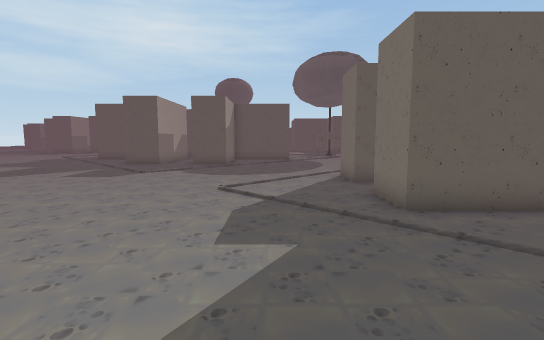
View 1 (above)

24 first-person views from a walk through a 3-D level made in the Unity game engine. The camera is 1.5 m above the floor, tilts 6° down and sees 85° across. The floor is counted in squares, 1 m on a side. Each view is taken from the middle of a square. On the plan, view 1 faces up. The plan holds only what a view shows up to about 15 squares ahead; the rest is blank. The place goes on beyond the plan. Some animated figures are not drawn. Some surface patterns are stand-ins.

View 2
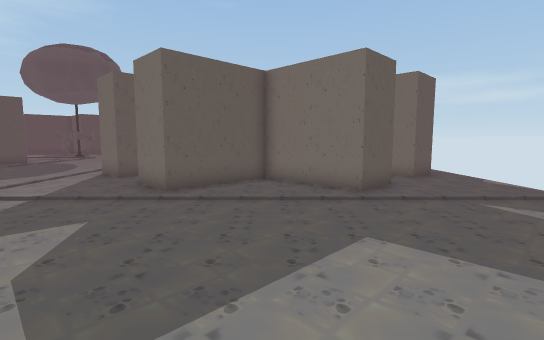

View 3
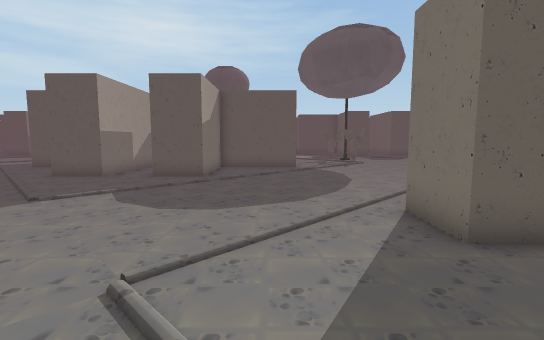

View 4
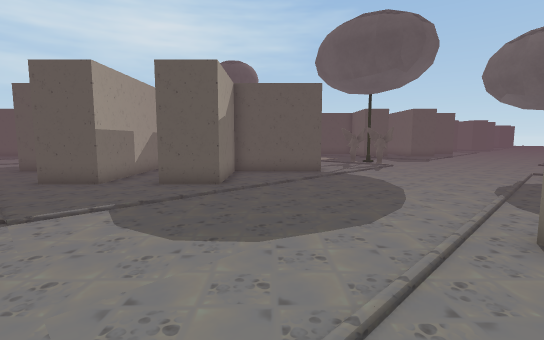

View 5
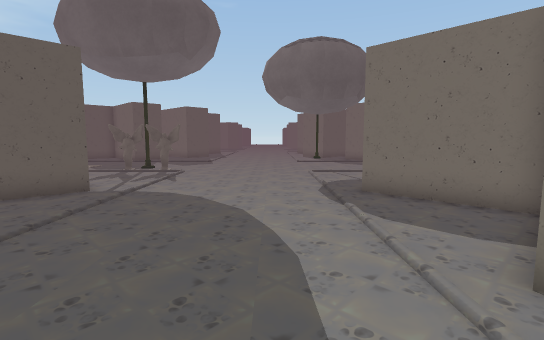

View 6
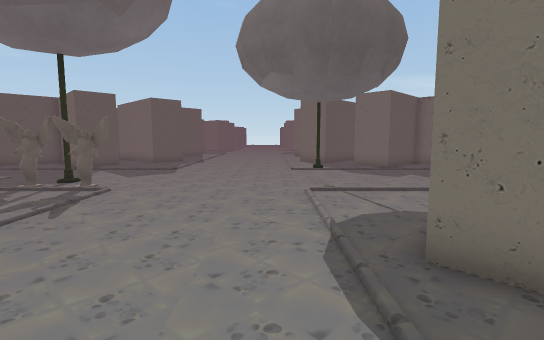

View 7
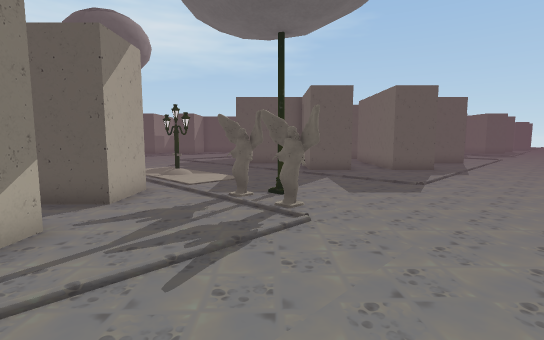

View 8
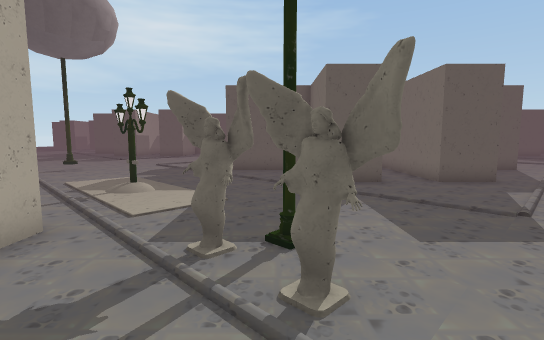

View 9
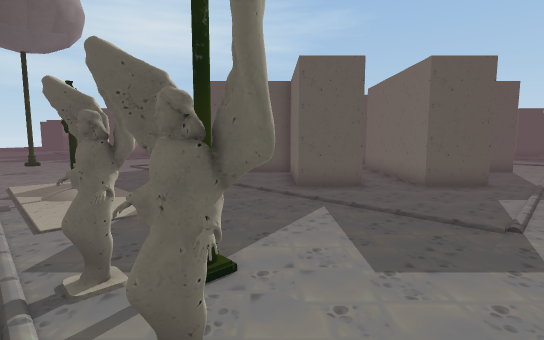

View 10
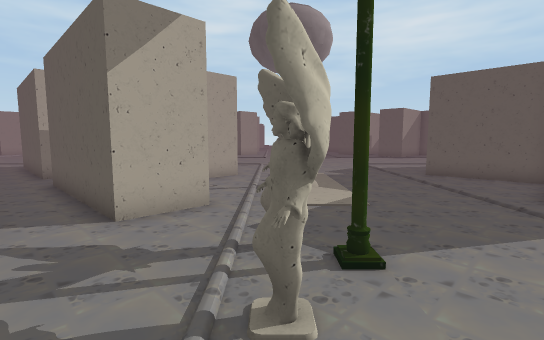

View 11
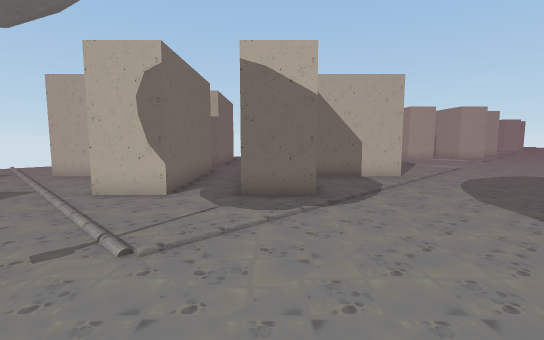

View 12
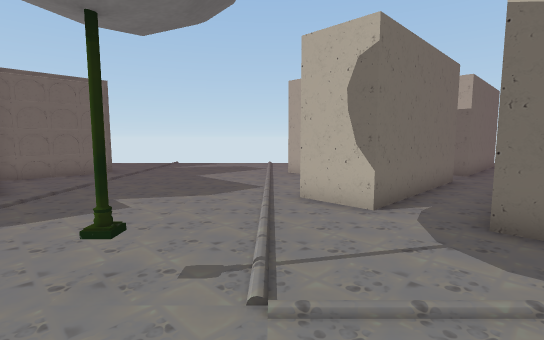

View 13
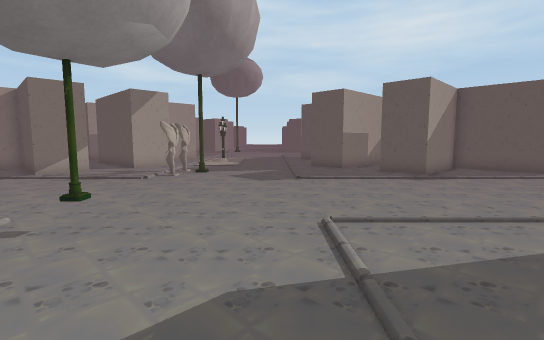

View 14
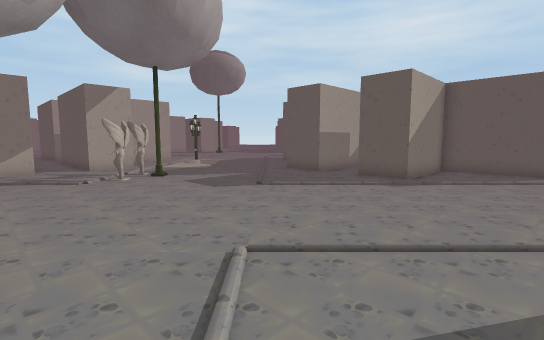

View 15
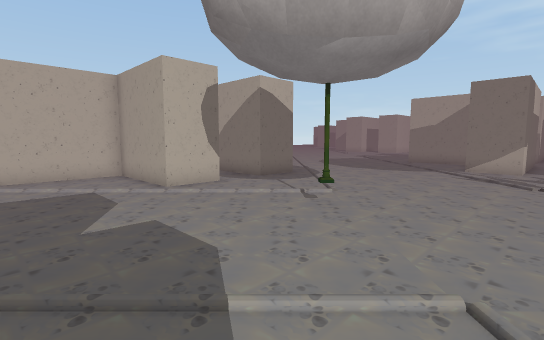

View 16
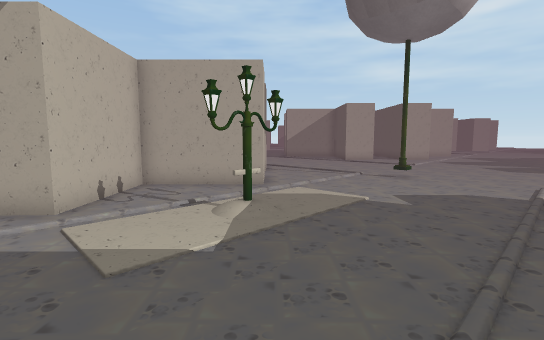

View 17
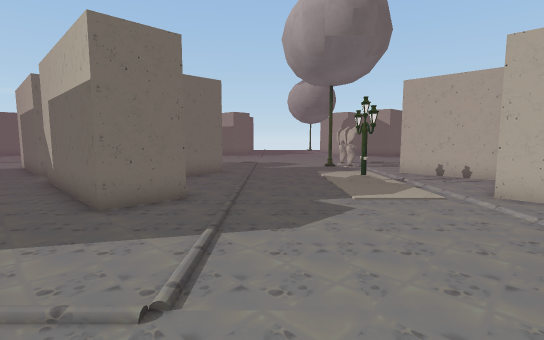

View 18
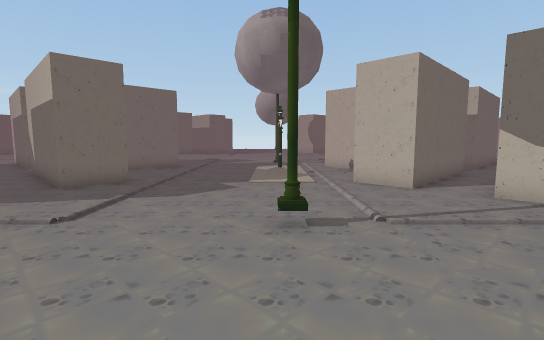

View 19
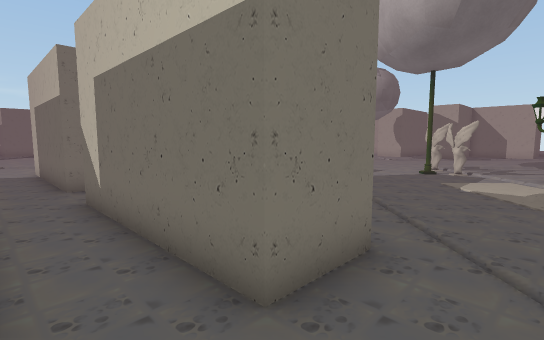

View 20
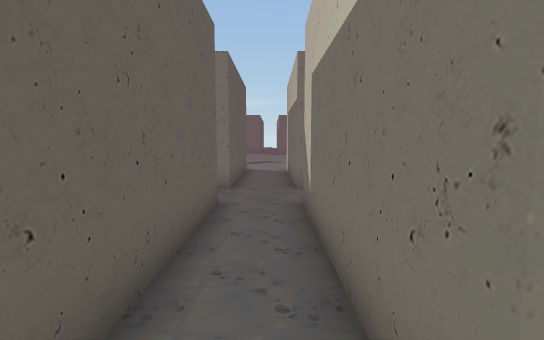

View 21
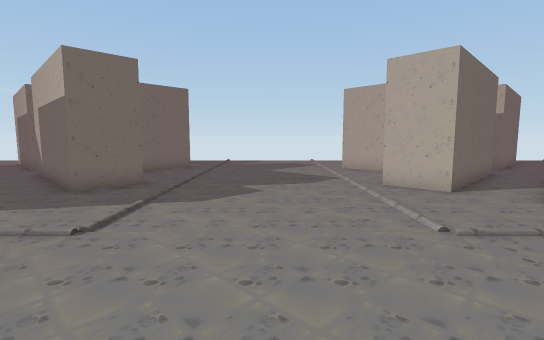

View 22
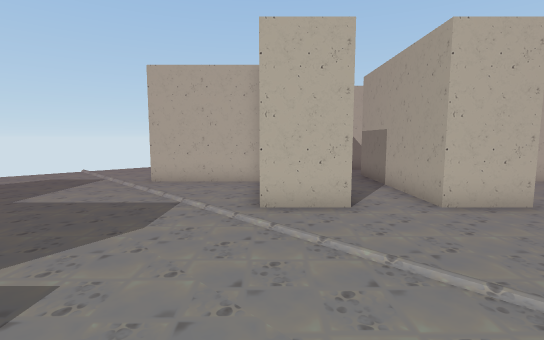

View 23
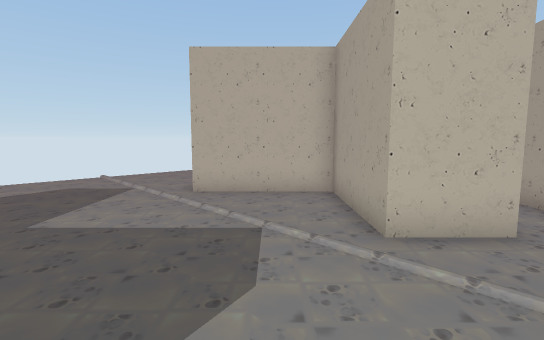

View 24
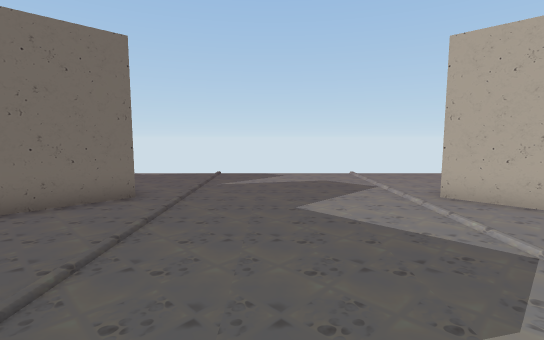

### Floor plan
Key: @ floor where view 1 was taken; # wall or solid block; . floor; T thing the floor can be seen under or through; O other object.
Columns run from 8 left of view 1 to 17 right of it. Each row starts with its distance up from view 1.
 41 ...........######..######.
 40 ..........................
 39 ...........#######.#######
 38 ...........#####   # #####
 37 ...#.......#####  .######.
 36 ...............#  .###....
 35 ...............###.###...
 34 ...............###.###....
 33 .......  ......##..##.....
 32 ##..##.. O................
 31   .###...O ...............
 30   .###.... ...............
 29   .###....................
 28   .#######................
 27   .# #####..TT............
 26 ##.#######...T#...........
 25 ..........................
 24    .######................
 23  # #######................
 22  #   #####................
 21  #.  #.............O......
 20  #.  #....................
 19  #.  #....................
 18 ##.###....................
 17 ..........................
 16 ...............###.###....
 15 ...............###.###....
 14 ...............###.###....
 13 ...............###.###....
 12 ...........#####  .#######
 11 ...........##     .#
 10 ...........##     .#
  9 .....................
  8 ...........#######.##
  7  ..........#####  .#
  6  ..........#####  .#
  5  ..............#   #
  4  ..............#   #
  3  ..............### #
  2 ...............##..###
  1 .....................
  0 ##.###..@...........
 -1  #.###.............
 -2  #.###............
 -3  #.###...........
 -4  #.#######......
 -5  #.#      .....
 -6  ...      ....
 -7  ...      ...
 -8  #.##
 -9   .#

Where each view was taken, in squares from view 1:
view 1: 0 up, 0 right, facing up
view 2: 2 down, 1 left, facing up-right
view 3: 6 up, 0 right, facing up
view 4: 8 up, 1 left, facing up
view 5: 12 up, 1 left, facing up-right
view 6: 15 up, 3 right, facing up-right
view 7: 19 up, 5 right, facing up
view 8: 23 up, 5 right, facing up
view 9: 24 up, 6 right, facing up
view 10: 24 up, 7 right, facing up-left
view 11: 24 up, 8 right, facing down
view 12: 22 up, 8 right, facing down-right
view 13: 20 up, 17 right, facing up-left
view 14: 22 up, 17 right, facing up-left
view 15: 25 up, 17 right, facing down-left
view 16: 32 up, 7 right, facing left
view 17: 41 up, 4 left, facing down-right
view 18: 41 up, 8 left, facing down-right
view 19: 41 up, 1 right, facing down-right
view 20: 40 up, 2 right, facing right
view 21: 10 up, 7 left, facing down-right
view 22: 7 up, 3 left, facing down
view 23: 5 up, 1 left, facing down
view 24: 5 up, 1 left, facing down-right
